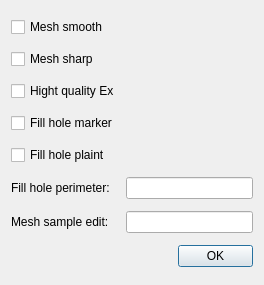
<?xml version="1.0" encoding="UTF-8"?>
<ui version="4.0">
 <class>Dialog</class>
 <widget class="QDialog" name="Dialog">
  <property name="geometry">
   <rect>
    <x>0</x>
    <y>0</y>
    <width>264</width>
    <height>285</height>
   </rect>
  </property>
  <property name="windowTitle">
   <string>Dialog</string>
  </property>
  <layout class="QGridLayout" name="gridLayout">
   <item row="0" column="0">
    <widget class="QCheckBox" name="checkBox">
     <property name="text">
      <string>Mesh smooth</string>
     </property>
    </widget>
   </item>
   <item row="1" column="0">
    <widget class="QCheckBox" name="checkBox_2">
     <property name="text">
      <string>Mesh sharp</string>
     </property>
    </widget>
   </item>
   <item row="2" column="0">
    <widget class="QCheckBox" name="checkBox_3">
     <property name="text">
      <string>Hight quality Ex</string>
     </property>
    </widget>
   </item>
   <item row="3" column="0">
    <widget class="QCheckBox" name="checkBox_4">
     <property name="text">
      <string>Fill hole marker</string>
     </property>
    </widget>
   </item>
   <item row="4" column="0">
    <widget class="QCheckBox" name="checkBox_5">
     <property name="text">
      <string>Fill hole plaint</string>
     </property>
    </widget>
   </item>
   <item row="5" column="0">
    <widget class="QLabel" name="label_4">
     <property name="text">
      <string>Fill hole perimeter:</string>
     </property>
    </widget>
   </item>
   <item row="5" column="1" colspan="2">
    <widget class="QLineEdit" name="lineEdit">
     <property name="alignment">
      <set>Qt::AlignRight|Qt::AlignTrailing|Qt::AlignVCenter</set>
     </property>
    </widget>
   </item>
   <item row="6" column="0">
    <widget class="QLabel" name="label_5">
     <property name="text">
      <string>Mesh sample edit:</string>
     </property>
    </widget>
   </item>
   <item row="6" column="1" colspan="2">
    <widget class="QLineEdit" name="lineEdit_2">
     <property name="alignment">
      <set>Qt::AlignRight|Qt::AlignTrailing|Qt::AlignVCenter</set>
     </property>
    </widget>
   </item>
   <item row="7" column="1">
    <spacer name="horizontalSpacer">
     <property name="orientation">
      <enum>Qt::Horizontal</enum>
     </property>
     <property name="sizeHint" stdset="0">
      <size>
       <width>36</width>
       <height>20</height>
      </size>
     </property>
    </spacer>
   </item>
   <item row="7" column="2">
    <widget class="QPushButton" name="pushButton">
     <property name="maximumSize">
      <size>
       <width>75</width>
       <height>16777215</height>
      </size>
     </property>
     <property name="text">
      <string>OK</string>
     </property>
    </widget>
   </item>
  </layout>
 </widget>
 <layoutdefault spacing="6" margin="11"/>
 <resources/>
 <connections/>
</ui>
